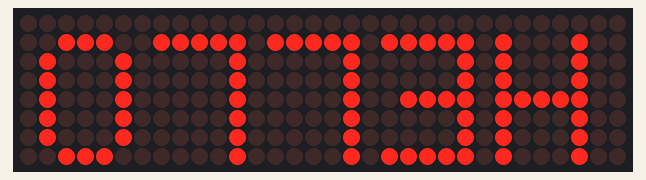
Bench run of a sketch on a simulated Arduino Uno, built with avr-gcc and run on an emulated ATmega328P. Shown: 32×8 LED matrix.

Above: at 0.1 s.
At 2.85 s:
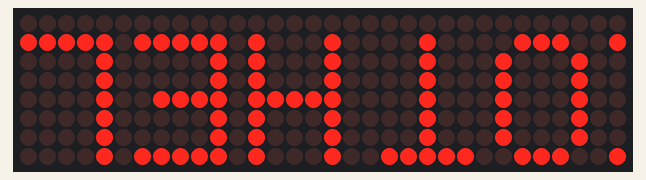
At 4.17 s:
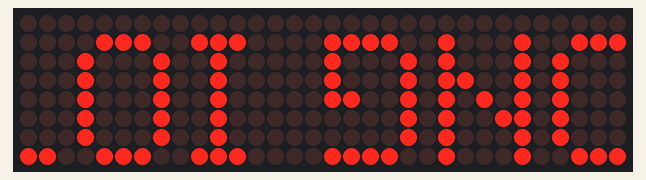
At 5.49 s:
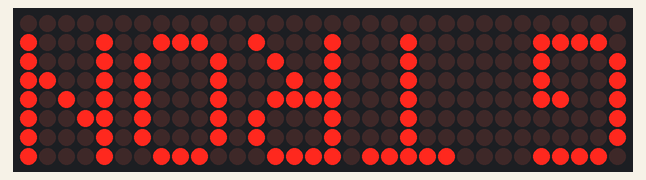
At 8.25 s:
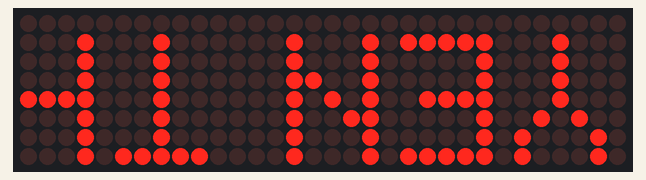
At 11.01 s:
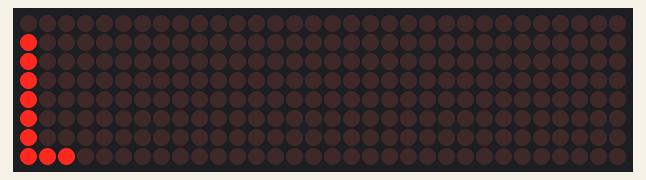

Measured:
- by itself, everything shown: repeats every 11.2 s, in 153 steps
- what the display in image 0 shows lasts 2.0 s, from 0.1 s to 2.1 s

The sketch:

BAI33.ino
```cpp
#include <MD_Parola.h>
#include <MD_MAX72xx.h>
#include <SPI.h>

#define KIEU_PHAN_CUNG   MD_MAX72XX::ICSTATION_HW
#define SO_IC            4
#define CHAN_LOAD        10
#define DO_SANG          8        // 0..15

MD_Parola manHinh = MD_Parola(KIEU_PHAN_CUNG, CHAN_LOAD, SO_IC);

/* -------- danh sach noi dung se hien lan luot -------- */
struct NoiDung {
  const char *chuoi;
  textEffect_t hieuUngVao;
  textEffect_t hieuUngRa;
  uint16_t     giuLai;      // thoi gian dung yen, tinh bang ms
};

NoiDung danhSach[] = {
  { "HELLO",                   PA_PRINT,       PA_NO_EFFECT,  2000 },
  { "TRUYEN THONG TRONG IOT",  PA_SCROLL_LEFT, PA_SCROLL_LEFT,   0 }
};

const byte SO_MUC = sizeof(danhSach) / sizeof(danhSach[0]);
byte mucHienTai = 0;

/* ======================= SETUP & LOOP =================================== */

void setup() {
  manHinh.begin();
  manHinh.setZoneEffect(0, true, PA_FLIP_UD);
  manHinh.setZoneEffect(0, true, PA_FLIP_LR);
  manHinh.setIntensity(DO_SANG);
  manHinh.displayClear();
  hienMucTiepTheo();
}

void loop() {
  // displayAnimate() tra ve true khi hieu ung hien tai da chay xong
  if (manHinh.displayAnimate()) {
    mucHienTai = (mucHienTai + 1) % SO_MUC;
    hienMucTiepTheo();
  }
}

/* ======================= HAM PHU ======================================== */

void hienMucTiepTheo() {
  NoiDung &m = danhSach[mucHienTai];
  manHinh.displayText(m.chuoi, PA_CENTER, 60, m.giuLai,
                      m.hieuUngVao, m.hieuUngRa);
}
```
